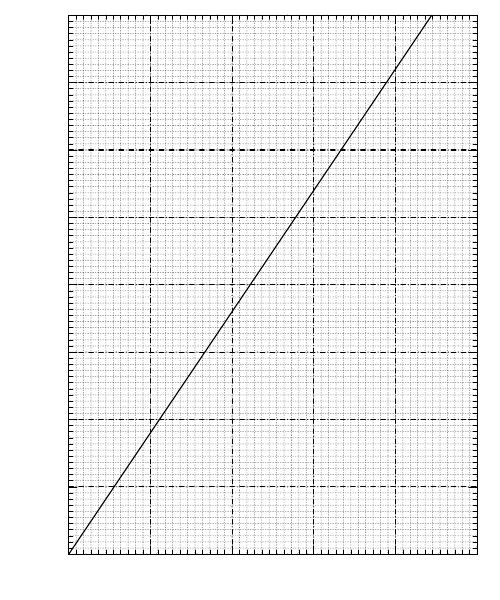

Here is the gnuplot script that generated this plot:
# gnuplot script file
# 
# Temperature Conversion Chart - not started yet
#
## for direct inclusion in latex using epslatex terminal

load 'common_commands.gp'
unset xzeroaxis
set size 1,2

#set terminal aqua
set output '../graphs/temp_conv.eps'

temp_f(x)  = 32 + 1.8 * x

set xrange[-40:60]
set yrange[-40:120]

set xlabel "Temperature (\\textdegree C)"

set ylabel "Temperature (\\textdegree F)"

set mxtics 5     # set minor tics on X-axis, with 5 divisions per major tic
set mytics 5     # set minor tics on Y-axis, with 2 divisions per major tic
# set mxtics        # set minor tics on X-axis, with 5 divisions per major tic
# set mytics        # set minor tics on Y-axis, with 2 divisions per major tic

#set nokey	# turn off label in top right hand corner

plot temp_f(x) with lines lt -1 lw 2 # 
